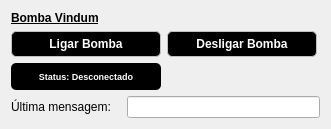
       <widget class="QWidget" name="layoutWidget">
        <property name="geometry">
         <rect>
          <x>10</x>
          <y>230</y>
          <width>331</width>
          <height>121</height>
         </rect>
        </property>
        <layout class="QGridLayout" name="gridLayout_4">
         <item row="0" column="0">
          <widget class="QLabel" name="label_47">
           <property name="font">
            <font>
             <underline>true</underline>
            </font>
           </property>
           <property name="text">
            <string>&lt;html&gt;&lt;head/&gt;&lt;body&gt;&lt;p&gt;&lt;span style=&quot; font-weight:600;&quot;&gt;Bomba Vindum&lt;/span&gt;&lt;/p&gt;&lt;/body&gt;&lt;/html&gt;</string>
           </property>
          </widget>
         </item>
         <item row="1" column="0">
          <layout class="QHBoxLayout" name="horizontalLayout_15">
           <item>
            <widget class="QPushButton" name="btn_pump_connect">
             <property name="minimumSize">
              <size>
               <width>150</width>
               <height>0</height>
              </size>
             </property>
             <property name="maximumSize">
              <size>
               <width>150</width>
               <height>16777215</height>
              </size>
             </property>
             <property name="font">
              <font>
               <family>Segoe UI</family>
               <pointsize>-1</pointsize>
               <weight>75</weight>
               <bold>true</bold>
              </font>
             </property>
             <property name="styleSheet">
              <string notr="true">QPushButton {
    background-color: #000000;      /* Fundo Preto Inicial */
    color: #ffffff;                 /* Letra Branca Inicial */
    border: 1px solid #c0c0c0;      /* Borda Cinza Clara */
    border-radius: 5px;             /* Cantos levemente arredondados */
    padding: 5px;                   
    font-family: &quot;Segoe UI&quot;;        
    font-size: 12px;
    font-weight: bold;              /* Adicionei negrito para destacar no preto */
}

/* Quando passa o mouse: Inverte as cores para o usuário saber que vai clicar */
QPushButton:hover {
    background-color: #ffffff;      /* Fundo vira Branco */
    color: #000000;                 /* Letra vira Preta */
    border: 1px solid #000000;      /* Borda vira Preta */
}

/* Quando clica: Fica um cinza médio para dar sensação de profundidade */
QPushButton:pressed {
    background-color: #333333;      /* Cinza Escuro */
    color: #ffffff;                 /* Letra volta a ser Branca */
}</string>
             </property>
             <property name="text">
              <string>Ligar Bomba</string>
             </property>
             <property name="shortcut">
              <string/>
             </property>
             <property name="checkable">
              <bool>false</bool>
             </property>
             <property name="autoDefault">
              <bool>false</bool>
             </property>
             <property name="flat">
              <bool>false</bool>
             </property>
            </widget>
           </item>
           <item>
            <widget class="QPushButton" name="btn_pump_disconnect">
             <property name="minimumSize">
              <size>
               <width>150</width>
               <height>0</height>
              </size>
             </property>
             <property name="maximumSize">
              <size>
               <width>150</width>
               <height>16777215</height>
              </size>
             </property>
             <property name="font">
              <font>
               <family>Segoe UI</family>
               <pointsize>-1</pointsize>
               <weight>75</weight>
               <bold>true</bold>
              </font>
             </property>
             <property name="styleSheet">
              <string notr="true">QPushButton {
    background-color: #000000;      /* Fundo Preto Inicial */
    color: #ffffff;                 /* Letra Branca Inicial */
    border: 1px solid #c0c0c0;      /* Borda Cinza Clara */
    border-radius: 5px;             /* Cantos levemente arredondados */
    padding: 5px;                   
    font-family: &quot;Segoe UI&quot;;        
    font-size: 12px;
    font-weight: bold;              /* Adicionei negrito para destacar no preto */
}

/* Quando passa o mouse: Inverte as cores para o usuário saber que vai clicar */
QPushButton:hover {
    background-color: #ffffff;      /* Fundo vira Branco */
    color: #000000;                 /* Letra vira Preta */
    border: 1px solid #000000;      /* Borda vira Preta */
}

/* Quando clica: Fica um cinza médio para dar sensação de profundidade */
QPushButton:pressed {
    background-color: #333333;      /* Cinza Escuro */
    color: #ffffff;                 /* Letra volta a ser Branca */
}</string>
             </property>
             <property name="text">
              <string>Desligar Bomba</string>
             </property>
             <property name="shortcut">
              <string/>
             </property>
             <property name="checkable">
              <bool>false</bool>
             </property>
             <property name="autoDefault">
              <bool>false</bool>
             </property>
             <property name="flat">
              <bool>false</bool>
             </property>
            </widget>
           </item>
           <item>
            <spacer name="horizontalSpacer_12">
             <property name="orientation">
              <enum>Qt::Horizontal</enum>
             </property>
             <property name="sizeHint" stdset="0">
              <size>
               <width>13</width>
               <height>20</height>
              </size>
             </property>
            </spacer>
           </item>
          </layout>
         </item>
         <item row="2" column="0">
          <layout class="QHBoxLayout" name="horizontalLayout_27">
           <item>
            <widget class="QLabel" name="lbl_pump_status">
             <property name="minimumSize">
              <size>
               <width>150</width>
               <height>27</height>
              </size>
             </property>
             <property name="maximumSize">
              <size>
               <width>150</width>
               <height>27</height>
              </size>
             </property>
             <property name="font">
              <font>
               <family>MS Shell Dlg 2</family>
              </font>
             </property>
             <property name="styleSheet">
              <string notr="true">QLabel{
	background-color: rgb(0, 0, 0); 
	color: rgb(255, 255, 255);
	border-radius:5px
}
</string>
             </property>
             <property name="frameShape">
              <enum>QFrame::StyledPanel</enum>
             </property>
             <property name="frameShadow">
              <enum>QFrame::Sunken</enum>
             </property>
             <property name="text">
              <string>&lt;html&gt;&lt;head/&gt;&lt;body&gt;&lt;p align=&quot;center&quot;&gt;&lt;span style=&quot; font-size:7pt; font-weight:600;&quot;&gt;Status: Desconectado&lt;/span&gt;&lt;/p&gt;&lt;/body&gt;&lt;/html&gt;</string>
             </property>
            </widget>
           </item>
           <item>
            <spacer name="horizontalSpacer_5">
             <property name="orientation">
              <enum>Qt::Horizontal</enum>
             </property>
             <property name="sizeHint" stdset="0">
              <size>
               <width>48</width>
               <height>20</height>
              </size>
             </property>
            </spacer>
           </item>
          </layout>
         </item>
         <item row="3" column="0">
          <layout class="QHBoxLayout" name="horizontalLayout_28">
           <item>
            <widget class="QLabel" name="label_18">
             <property name="minimumSize">
              <size>
               <width>110</width>
               <height>22</height>
              </size>
             </property>
             <property name="maximumSize">
              <size>
               <width>110</width>
               <height>22</height>
              </size>
             </property>
             <property name="text">
              <string>Última mensagem:</string>
             </property>
            </widget>
           </item>
           <item>
            <widget class="QLineEdit" name="lbl_pump_raw">
             <property name="minimumSize">
              <size>
               <width>160</width>
               <height>22</height>
              </size>
             </property>
             <property name="maximumSize">
              <size>
               <width>300</width>
               <height>22</height>
              </size>
             </property>
             <property name="styleSheet">
              <string notr="true"/>
             </property>
            </widget>
           </item>
          </layout>
         </item>
        </layout>
       </widget>
